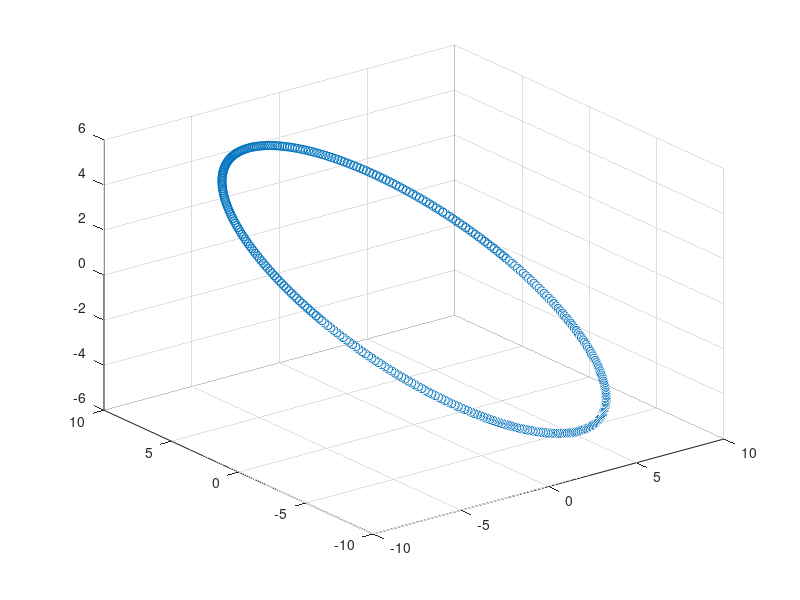

MATLAB code for this plot:
% akala

r = 10;
thetainit = 45;
phiinit = 30;

t = 0:1:360;
R1 = [cosd(thetainit) -sind(thetainit) 0;...
      sind(thetainit) cosd(thetainit)  0;...
      0               0                1];
  
R2 = [1 0 0;...
      0 cosd(phiinit) -sind(phiinit);...
      0 sind(phiinit) cosd(phiinit)];
%R1 kai R2 einai sxedon idia metatopismena 
R = R1 * R2;

x2 = r * cosd(t);
y2 = r * sind(t);
z2 = zeros(1,length(t));
xyz = R * [x2; y2; z2];
scatter3(xyz(1,:), xyz(2,:), xyz(3,:))
